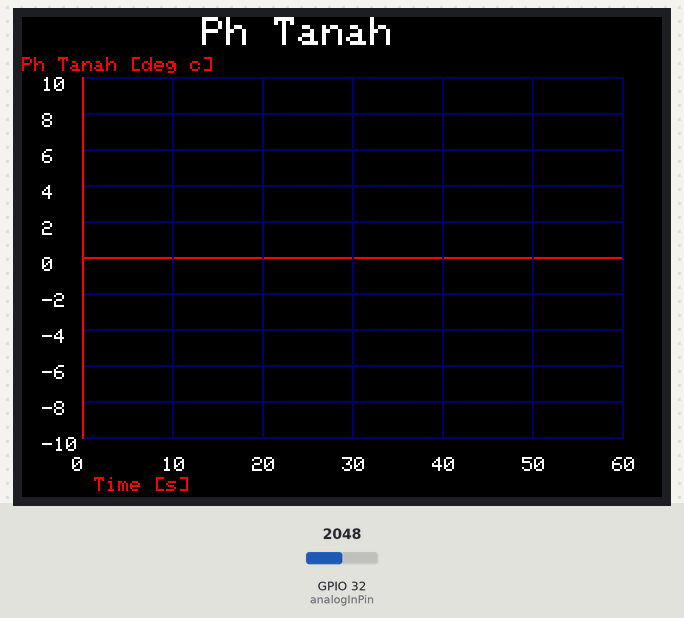
Simulated run of this sketch. Board: ESP32. Parts: 320×240 colour display. The test bench sets the inputs (shaded band); at power-on: GPIO 32 (analogInPin) = 2048. What the sketch prints to the serial monitor is not drawn.

Above: at 2.4 s.
2.5 s: GPIO 32 (analogInPin) set to 20
At 4.0 s:
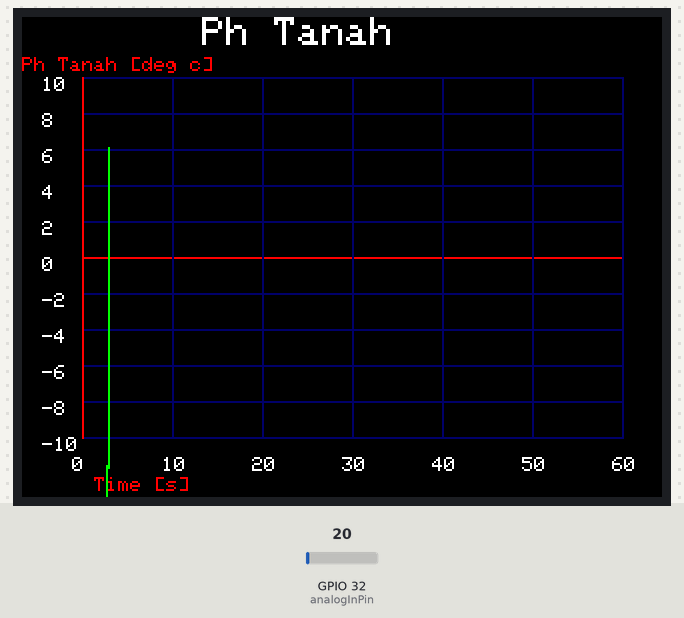
5.7 s: GPIO 32 (analogInPin) set to 491
At 6.8 s:
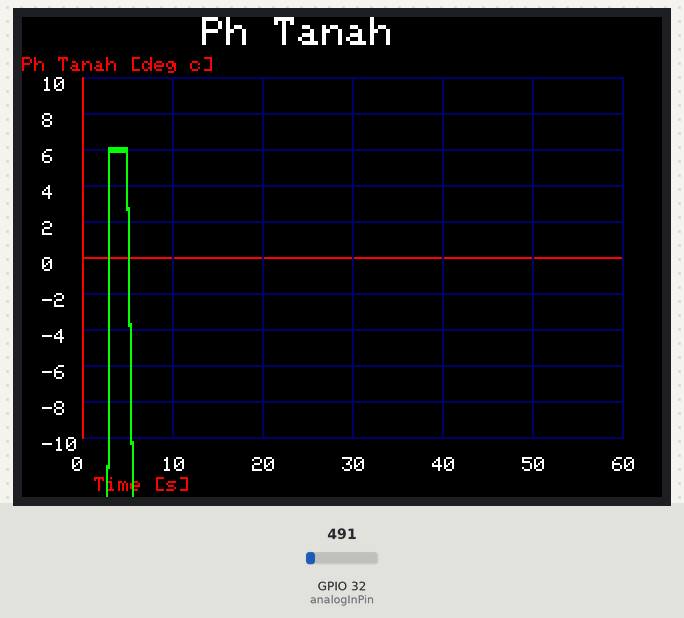
7.7 s: GPIO 32 (analogInPin) set to 0
At 9.0 s:
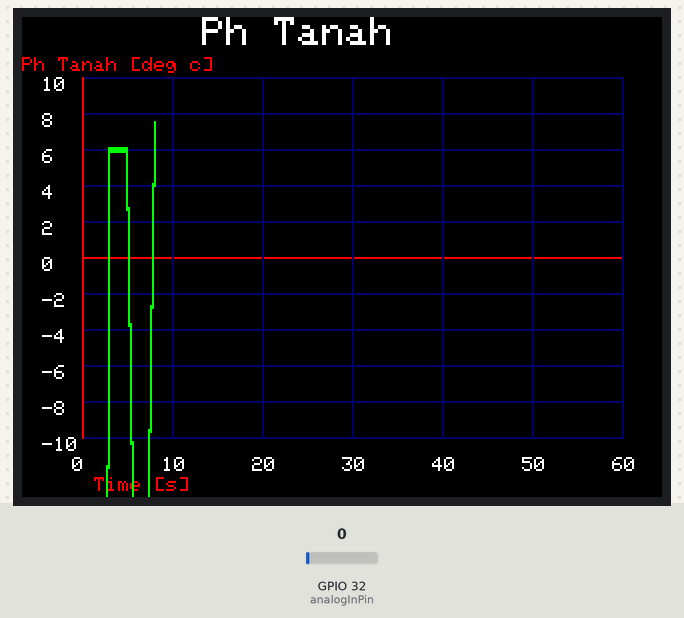
Timing chart, 0 to 10.7 s (numbered marks = the images above; inputs shaded):
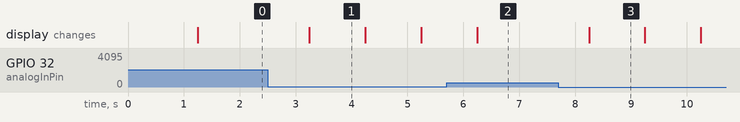

The sketch:

monitor_ph_tanah.ino
```cpp
#include <SPI.h>
#include "Adafruit_GFX.h"
#include "Adafruit_ILI9341.h"

#define TFT_CS     2
#define TFT_DC     15
Adafruit_ILI9341 tft = Adafruit_ILI9341(TFT_CS, TFT_DC);

#define analogInPin 32
int sensorValue = 0;
float outputValue = 0.0;

#define LTBLUE    0xB6DF
#define LTTEAL    0xBF5F
#define LTGREEN   0xBFF7
#define LTCYAN    0xC7FF
#define LTRED     0xFD34
#define LTMAGENTA 0xFD5F
#define LTYELLOW  0xFFF8
#define LTORANGE  0xFE73
#define LTPINK    0xFDDF
#define LTPURPLE  0xCCFF
#define LTGREY    0xE71C

#define BLUE      0x001F
#define TEAL      0x0438
#define GREEN     0x07E0
#define CYAN      0x07FF
#define RED       0xF800
#define MAGENTA   0xF81F
#define YELLOW    0xFFE0
#define ORANGE    0xFC00
#define PINK      0xF81F
#define PURPLE    0x8010
#define GREY      0xC618
#define WHITE     0xFFFF
#define BLACK     0x0000

#define DKBLUE    0x000D
#define DKTEAL    0x020C
#define DKGREEN   0x03E0
#define DKCYAN    0x03EF
#define DKRED     0x6000
#define DKMAGENTA 0x8008
#define DKYELLOW  0x8400
#define DKORANGE  0x8200
#define DKPINK    0x9009
#define DKPURPLE  0x4010
#define DKGREY    0x4A49

double a1, b1, c1, d1, phtnh;

boolean display1 = true;
double ox , oy ;
double y;
int x, xmin, xmax;

void setup() {
    x = 0; xmin = 0; xmax=60;
    Serial.begin(115200);
    tft.begin();
    tft.fillScreen(BLACK);
    tft.setRotation(1);

    a1 = 3.354016E-03 ;
    b1 = 2.569850E-04 ;
    c1 = 2.620131E-06 ;
    d1 = 6.383091E-08 ;

    delay(1000);
}

void loop() {
    sensorValue = analogRead(analogInPin);
    outputValue = (-0.0693 * sensorValue) + 7.3855;
    phtnh = outputValue;
    y = phtnh;

    if (x < xmax ){
        x++;
    } else {
        xmin = xmax;
        xmax = xmax + 60;
        display1 = true;
        tft.fillScreen(BLACK);
        delay(500);
    }

    if (x == 240){
        x = 0;
        xmin = 0;
        xmax = 60;
        display1 = true;
        tft.fillScreen(BLACK);
    }

    Graph(tft, x, y, 30, 210, 270, 180, xmin, xmax, 10, -10, 10, 2, "     Ph Tanah", " Time [s]", "Ph Tanah [deg c]", DKBLUE, RED, GREEN, WHITE, BLACK, display1);
    Serial.print("Ph Tanah:"); Serial.println(y);
    delay(1000);
}

void Graph(Adafruit_ILI9341 &d, double x, double y, double gx, double gy, double w, double h, double xlo, double xhi, double xinc, double ylo, double yhi, double yinc, String title, String xlabel, String ylabel, unsigned int gcolor, unsigned int acolor, unsigned int pcolor, unsigned int tcolor, unsigned int bcolor, boolean &redraw) {
    double ydiv, xdiv;
    if (redraw == true) {
        redraw = false;
        ox = (x - xlo) * (w) / (xhi - xlo) + gx;
        oy = (y - ylo) * (gy - h - gy) / (yhi - ylo) + gy;

        // Adjusting y-axis division to multiples of 2 with 0 at the center
        ylo = -10;
        yhi = 10;
        yinc = 2;

        for (double i = ylo; i <= yhi; i += yinc) {
            double ph = (i - ylo) * (gy - h - gy) / (yhi - ylo) + gy;
            d.drawLine(gx, ph, gx + w, ph, (i == 0) ? acolor : gcolor);
            d.setTextSize(1);
            d.setTextColor(tcolor, bcolor);
            d.setCursor(gx - 20, ph);
            d.println(int(i)); // Print y-axis label (rounded integer)
        }

        for (double i = xlo; i <= xhi; i += xinc) {
            double ph = (i - xlo) * (w) / (xhi - xlo) + gx;
            d.drawLine(ph, gy, ph, gy - h, (i == 0) ? acolor : gcolor);
            d.setTextSize(1);
            d.setTextColor(tcolor, bcolor);
            d.setCursor(ph - 5, gy + 10);
            d.println(int(i)); // Print x-axis label (rounded integer)
        }

        d.setTextSize(2);
        d.setTextColor(tcolor, bcolor);
        d.setCursor(gx , gy - h - 30);
        d.println(title);

        d.setTextSize(1);
        d.setTextColor(acolor, bcolor);
        d.setCursor(gx , gy + 20);
        d.println(xlabel);

        d.setTextSize(1);
        d.setTextColor(acolor, bcolor);
        d.setCursor(gx - 30, gy - h - 10);
        d.println(ylabel);
    }

    x = (x - xlo) * (w) / (xhi - xlo) + gx;
    y = (y - ylo) * (gy - h - gy) / (yhi - ylo) + gy;
    d.drawLine(ox, oy, x, y, pcolor);
    d.drawLine(ox, oy + 1, x, y + 1, pcolor);
    d.drawLine(ox, oy - 1, x, y - 1, pcolor);
    ox = x;
    oy = y;
}
```

Measured:
- after the input at 2.5 s, the display: changes after 0.75 s (image 1)
- after the input at 7.7 s, the display: changes after 0.55 s (image 3)
